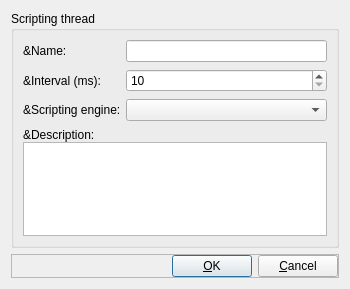
<?xml version="1.0" encoding="UTF-8"?>
<ui version="4.0">
 <class>EditScriptingThreadDialog</class>
 <widget class="QDialog" name="EditScriptingThreadDialog">
  <property name="geometry">
   <rect>
    <x>0</x>
    <y>0</y>
    <width>350</width>
    <height>289</height>
   </rect>
  </property>
  <property name="windowTitle">
   <string>Add Scripting Thread</string>
  </property>
  <property name="windowIcon">
   <iconset resource="resources.qrc">
    <normaloff>:/images/icons/run.png</normaloff>:/images/icons/run.png</iconset>
  </property>
  <layout class="QVBoxLayout" name="verticalLayout">
   <item>
    <widget class="QGroupBox" name="groupBox">
     <property name="title">
      <string>Scripting thread</string>
     </property>
     <layout class="QVBoxLayout" name="verticalLayout_2">
      <property name="spacing">
       <number>0</number>
      </property>
      <item>
       <layout class="QFormLayout" name="formLayout">
        <property name="fieldGrowthPolicy">
         <enum>QFormLayout::AllNonFixedFieldsGrow</enum>
        </property>
        <property name="horizontalSpacing">
         <number>5</number>
        </property>
        <property name="verticalSpacing">
         <number>7</number>
        </property>
        <item row="0" column="0">
         <widget class="QLabel" name="nameLabel">
          <property name="text">
           <string>&amp;Name:</string>
          </property>
          <property name="textFormat">
           <enum>Qt::AutoText</enum>
          </property>
         </widget>
        </item>
        <item row="0" column="1">
         <widget class="QLineEdit" name="nameEdit"/>
        </item>
        <item row="1" column="0">
         <widget class="QLabel" name="intervalLabel">
          <property name="text">
           <string>&amp;Interval (ms):</string>
          </property>
         </widget>
        </item>
        <item row="1" column="1">
         <widget class="QSpinBox" name="intervalSpinBox">
          <property name="minimum">
           <number>10</number>
          </property>
          <property name="maximum">
           <number>60000</number>
          </property>
          <property name="singleStep">
           <number>10</number>
          </property>
         </widget>
        </item>
        <item row="2" column="0">
         <widget class="QLabel" name="engineLabel">
          <property name="text">
           <string>&amp;Scripting engine:</string>
          </property>
         </widget>
        </item>
        <item row="2" column="1">
         <widget class="QComboBox" name="scriptsComboBox"/>
        </item>
        <item row="3" column="0">
         <widget class="QLabel" name="descriptionLabel">
          <property name="text">
           <string>&amp;Description:</string>
          </property>
         </widget>
        </item>
       </layout>
      </item>
      <item>
       <widget class="QPlainTextEdit" name="descriptionEdit">
        <property name="sizePolicy">
         <sizepolicy hsizetype="Expanding" vsizetype="Expanding">
          <horstretch>0</horstretch>
          <verstretch>0</verstretch>
         </sizepolicy>
        </property>
        <property name="tabChangesFocus">
         <bool>true</bool>
        </property>
       </widget>
      </item>
     </layout>
    </widget>
   </item>
   <item>
    <widget class="QFrame" name="frame">
     <property name="frameShape">
      <enum>QFrame::StyledPanel</enum>
     </property>
     <property name="frameShadow">
      <enum>QFrame::Raised</enum>
     </property>
     <layout class="QHBoxLayout" name="horizontalLayout">
      <property name="leftMargin">
       <number>0</number>
      </property>
      <property name="topMargin">
       <number>0</number>
      </property>
      <property name="rightMargin">
       <number>0</number>
      </property>
      <property name="bottomMargin">
       <number>0</number>
      </property>
      <item>
       <spacer name="horizontalSpacer">
        <property name="orientation">
         <enum>Qt::Horizontal</enum>
        </property>
        <property name="sizeHint" stdset="0">
         <size>
          <width>40</width>
          <height>20</height>
         </size>
        </property>
       </spacer>
      </item>
      <item>
       <widget class="QPushButton" name="okButton">
        <property name="text">
         <string>&amp;OK</string>
        </property>
       </widget>
      </item>
      <item>
       <widget class="QPushButton" name="cancelButton">
        <property name="text">
         <string>&amp;Cancel</string>
        </property>
       </widget>
      </item>
     </layout>
    </widget>
   </item>
  </layout>
 </widget>
 <resources>
  <include location="resources.qrc"/>
 </resources>
 <connections/>
</ui>
